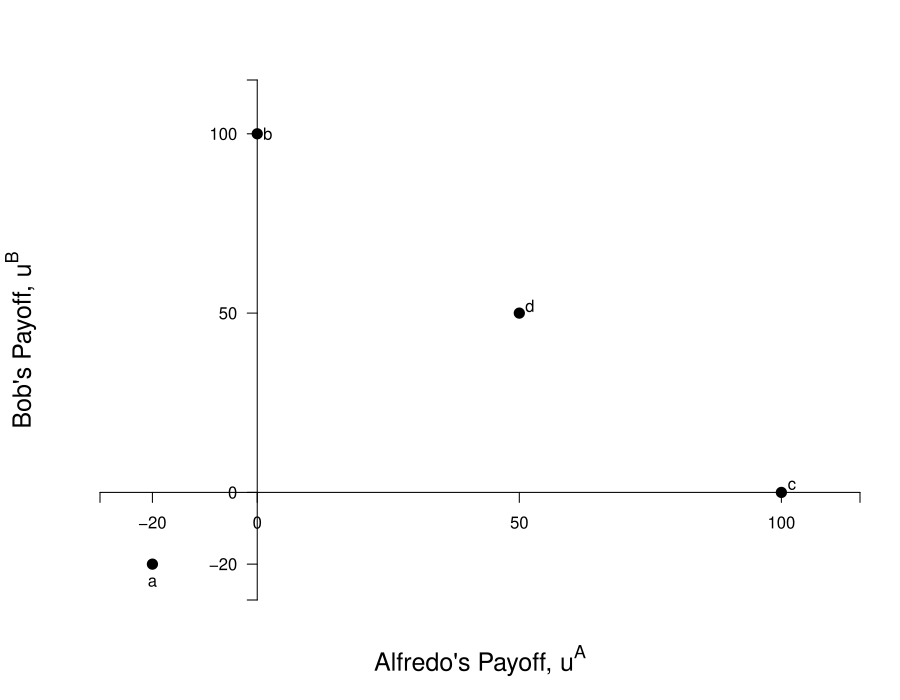

This chart was generated by the following R code:
require(ggplot2)
require(shape)
pdf(file = "society/common_conflict_question_hawkdove.pdf", width = 9, height = 7)

#Set parameters for graphics
axislabelsize <- 1.5
par(mar =  c(5, 5, 4, 2))
xlims <- c(-30, 115)
ylims <- c(-30, 115)

#Plot command 
plot(0, 0, xlim = xlims, ylim = ylims, 
     type = "n",
     xlab = expression(paste("Alfredo's Payoff, ", u^A)),
     ylab = expression(paste("Bob's Payoff, ", u^B)),
     axes = FALSE,
     cex.lab = axislabelsize, 
     bty = "n", 
     xaxs="i", 
     yaxs="i"
)


#Customize ticks and labels for the plot
# ticksy <- seq(ylims[1], ylims[2], 5)
# ylabels <- seq(ylims[1], ylims[2], 5)
# ticksx <- seq(xlims[1], xlims[2], 5)
# xlabels <- seq(xlims[1], xlims[2], 5)
ticksy <- c(ylims[1], -20, 0, 50, 100, ylims[2])
ylabels <- c(NA,-20, 0, 50, 100, NA)
ticksx <- c(xlims[1],-20, 0, 50, 100, xlims[2])
xlabels <- c(NA,-20, 0, 50, 100, NA)
axis(1, at = ticksx, pos = 0, labels = xlabels)
axis(2, at = ticksy, pos = 0, labels = ylabels, las = 1)

#Lines fuf/upf
#segments(100, 0, 0, 100, lty = 1, col = "black", lwd = graphlinewidth)

#Add points for outcomes
points(-20, -20, pch = 16, col = "black", cex = 1.5)
text(-20, -25, expression(paste("a")))
points(0, 100, pch = 16, col = "black", cex = 1.5)
text(2, 100, expression(paste("b")))
points(100, 0, pch = 16, col = "black", cex = 1.5)
text(102, 2, expression(paste("c")))
points(50, 50, pch = 16, col = "black", cex = 1.5)
text(52, 52, expression(paste("d")))


#Label utility possibilities frontier
#Arrows(40, 80, 40, 65, col = "black", lty = 1, lwd = 2, arr.type = "triangle")
#text(40, 90, expression(paste("Utility Possibilities")))
#text(40, 85, expression(paste("Frontier (upf)")))

dev.off()
